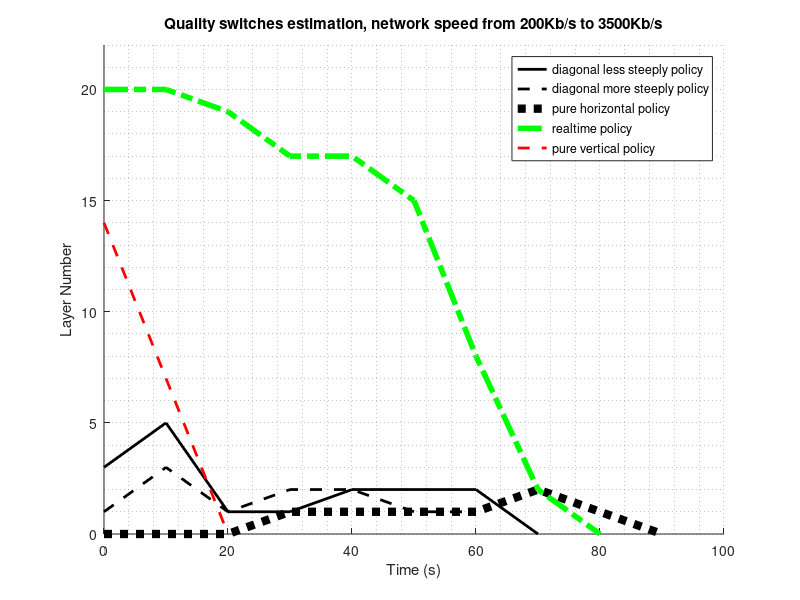

This figure's MATLAB source:
clear all;
close all;

%%
%plot(X,Y);

%time
time_slot_less=[ 0 10 20 30 40 50 60 70];
time_slot_more=[ 0 10 20 30 40 50 60 ];
time_slot_horizontal=[ 0 10 20 30 40 50 60 70 80 90];
time_slot_realtime=[ 0 10 20 30 40 50 60 70 80];
time_slot_vertical=[0 10 20]


% average quality diagonal less steeplty 
y_diag_less=[3 5 1 1 2 2 2 0];

% average quality diagonal more steeplty 
y_diag_more=[ 1 3 1 2 2 1 1 ];

% average quality pure horizontal
y_horizontal=[ 0 0 0 1 1 1 1 2 1 0];

% average quality real time
y_realtime=[20 20 19 17 17 15 8 2 0];

% average quality real time
y_vertical=[ 14 7 0];

hold on

line(time_slot_less,y_diag_less, 'LineStyle','-','Linewidth',2,'Color',[0 0 0]);
line(time_slot_more,y_diag_more, 'LineStyle','--','Linewidth',2,'Color',[0 0 0]);
line(time_slot_horizontal,y_horizontal,'LineStyle',':','Linewidth',6,'Color',[0 0 0]);
line(time_slot_realtime,y_realtime, 'LineStyle','-.','Linewidth',4,'Color',[0 1 0]);
line(time_slot_vertical,y_vertical, 'LineStyle','--','Linewidth',2,'Color',[1 0 0]);


%line(x_4,y_4,'Color','k','Linewidth',2);
ylim([0 22])
title('Quality switches estimation, network speed from 200Kb/s to 3500Kb/s');
xlabel('Time (s)');
ylabel('Layer Number');
%set(gca,'ytick', [1 2 3 4]);
legend('diagonal less steeply policy','diagonal more steeply policy','pure horizontal policy','realtime policy', 'pure vertical policy');

grid minor;

%%
